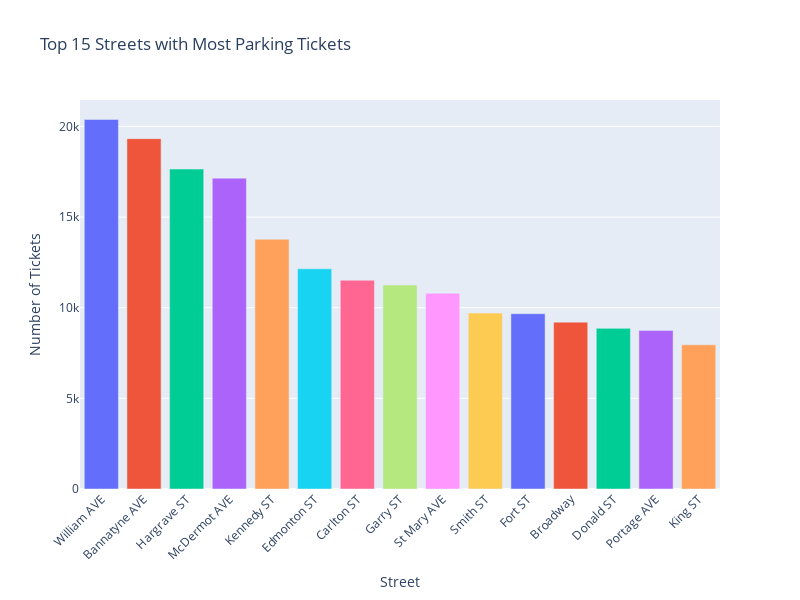

Here is the notebook cell this chart was saved with:
### Code cell
fig = px.bar(top_30_streets, x='Street',y='count', color='Street',
             title='Top 15 Streets with Most Parking Tickets',
             labels={'count': 'Number of Tickets'},
             width=800, height=600)
fig.update_layout(uniformtext_minsize=8)
fig.update_layout(showlegend=False)
fig.update_layout(xaxis_tickangle=-45)
fig

### Figure 1 — Plotly figure (JSON) as saved in the notebook; plotly's stock layout.template omitted (floating-point values rounded to 4 significant figures)
{"data": [{"alignmentgroup": "True", "hovertemplate": "Street=%{x}<br>Number of Tickets=%{y}<extra></extra>", "legendgroup": "William AVE", "marker": {"color": "#636efa", "pattern": {"shape": ""}}, "name": "William AVE", "offsetgroup": "William AVE", "orientation": "v", "showlegend": true, "textposition": "auto", "type": "bar", "x": ["William AVE"], "xaxis": "x", "y": [20387], "yaxis": "y"}, {"alignmentgroup": "True", "hovertemplate": "Street=%{x}<br>Number of Tickets=%{y}<extra></extra>", "legendgroup": "Bannatyne AVE", "marker": {"color": "#EF553B", "pattern": {"shape": ""}}, "name": "Bannatyne AVE", "offsetgroup": "Bannatyne AVE", "orientation": "v", "showlegend": true, "textposition": "auto", "type": "bar", "x": ["Bannatyne AVE"], "xaxis": "x", "y": [19327], "yaxis": "y"}, {"alignmentgroup": "True", "hovertemplate": "Street=%{x}<br>Number of Tickets=%{y}<extra></extra>", "legendgroup": "Hargrave ST", "marker": {"color": "#00cc96", "pattern": {"shape": ""}}, "name": "Hargrave ST", "offsetgroup": "Hargrave ST", "orientation": "v", "showlegend": true, "textposition": "auto", "type": "bar", "x": ["Hargrave ST"], "xaxis": "x", "y": [17652], "yaxis": "y"}, {"alignmentgroup": "True", "hovertemplate": "Street=%{x}<br>Number of Tickets=%{y}<extra></extra>", "legendgroup": "McDermot AVE", "marker": {"color": "#ab63fa", "pattern": {"shape": ""}}, "name": "McDermot AVE", "offsetgroup": "McDermot AVE", "orientation": "v", "showlegend": true, "textposition": "auto", "type": "bar", "x": ["McDermot AVE"], "xaxis": "x", "y": [17147], "yaxis": "y"}, {"alignmentgroup": "True", "hovertemplate": "Street=%{x}<br>Number of Tickets=%{y}<extra></extra>", "legendgroup": "Kennedy ST", "marker": {"color": "#FFA15A", "pattern": {"shape": ""}}, "name": "Kennedy ST", "offsetgroup": "Kennedy ST", "orientation": "v", "showlegend": true, "textposition": "auto", "type": "bar", "x": ["Kennedy ST"], "xaxis": "x", "y": [13779], "yaxis": "y"}, {"alignmentgroup": "True", "hovertemplate": "Street=%{x}<br>Number of Tickets=%{y}<extra></extra>", "legendgroup": "Edmonton ST", "marker": {"color": "#19d3f3", "pattern": {"shape": ""}}, "name": "Edmonton ST", "offsetgroup": "Edmonton ST", "orientation": "v", "showlegend": true, "textposition": "auto", "type": "bar", "x": ["Edmonton ST"], "xaxis": "x", "y": [12148], "yaxis": "y"}, {"alignmentgroup": "True", "hovertemplate": "Street=%{x}<br>Number of Tickets=%{y}<extra></extra>", "legendgroup": "Carlton ST", "marker": {"color": "#FF6692", "pattern": {"shape": ""}}, "name": "Carlton ST", "offsetgroup": "Carlton ST", "orientation": "v", "showlegend": true, "textposition": "auto", "type": "bar", "x": ["Carlton ST"], "xaxis": "x", "y": [11518], "yaxis": "y"}, {"alignmentgroup": "True", "hovertemplate": "Street=%{x}<br>Number of Tickets=%{y}<extra></extra>", "legendgroup": "Garry ST", "marker": {"color": "#B6E880", "pattern": {"shape": ""}}, "name": "Garry ST", "offsetgroup": "Garry ST", "orientation": "v", "showlegend": true, "textposition": "auto", "type": "bar", "x": ["Garry ST"], "xaxis": "x", "y": [11251], "yaxis": "y"}, {"alignmentgroup": "True", "hovertemplate": "Street=%{x}<br>Number of Tickets=%{y}<extra></extra>", "legendgroup": "St Mary AVE", "marker": {"color": "#FF97FF", "pattern": {"shape": ""}}, "name": "St Mary AVE", "offsetgroup": "St Mary AVE", "orientation": "v", "showlegend": true, "textposition": "auto", "type": "bar", "x": ["St Mary AVE"], "xaxis": "x", "y": [10801], "yaxis": "y"}, {"alignmentgroup": "True", "hovertemplate": "Street=%{x}<br>Number of Tickets=%{y}<extra></extra>", "legendgroup": "Smith ST", "marker": {"color": "#FECB52", "pattern": {"shape": ""}}, "name": "Smith ST", "offsetgroup": "Smith ST", "orientation": "v", "showlegend": true, "textposition": "auto", "type": "bar", "x": ["Smith ST"], "xaxis": "x", "y": [9704], "yaxis": "y"}, {"alignmentgroup": "True", "hovertemplate": "Street=%{x}<br>Number of Tickets=%{y}<extra></extra>", "legendgroup": "Fort ST", "marker": {"color": "#636efa", "pattern": {"shape": ""}}, "name": "Fort ST", "offsetgroup": "Fort ST", "orientation": "v", "showlegend": true, "textposition": "auto", "type": "bar", "x": ["Fort ST"], "xaxis": "x", "y": [9670], "yaxis": "y"}, {"alignmentgroup": "True", "hovertemplate": "Street=%{x}<br>Number of Tickets=%{y}<extra></extra>", "legendgroup": "Broadway", "marker": {"color": "#EF553B", "pattern": {"shape": ""}}, "name": "Broadway", "offsetgroup": "Broadway", "orientation": "v", "showlegend": true, "textposition": "auto", "type": "bar", "x": ["Broadway"], "xaxis": "x", "y": [9205], "yaxis": "y"}, {"alignmentgroup": "True", "hovertemplate": "Street=%{x}<br>Number of Tickets=%{y}<extra></extra>", "legendgroup": "Donald ST", "marker": {"color": "#00cc96", "pattern": {"shape": ""}}, "name": "Donald ST", "offsetgroup": "Donald ST", "orientation": "v", "showlegend": true, "textposition": "auto", "type": "bar", "x": ["Donald ST"], "xaxis": "x", "y": [8862], "yaxis": "y"}, {"alignmentgroup": "True", "hovertemplate": "Street=%{x}<br>Number of Tickets=%{y}<extra></extra>", "legendgroup": "Portage AVE", "marker": {"color": "#ab63fa", "pattern": {"shape": ""}}, "name": "Portage AVE", "offsetgroup": "Portage AVE", "orientation": "v", "showlegend": true, "textposition": "auto", "type": "bar", "x": ["Portage AVE"], "xaxis": "x", "y": [8750], "yaxis": "y"}, {"alignmentgroup": "True", "hovertemplate": "Street=%{x}<br>Number of Tickets=%{y}<extra></extra>", "legendgroup": "King ST", "marker": {"color": "#FFA15A", "pattern": {"shape": ""}}, "name": "King ST", "offsetgroup": "King ST", "orientation": "v", "showlegend": true, "textposition": "auto", "type": "bar", "x": ["King ST"], "xaxis": "x", "y": [7957], "yaxis": "y"}], "layout": {"barmode": "relative", "height": 600, "legend": {"title": {"text": "Street"}, "tracegroupgap": 0}, "showlegend": false, "title": {"text": "Top 15 Streets with Most Parking Tickets"}, "uniformtext": {"minsize": 8}, "width": 800, "xaxis": {"anchor": "y", "categoryarray": ["William AVE", "Bannatyne AVE", "Hargrave ST", "McDermot AVE", "Kennedy ST", "Edmonton ST", "Carlton ST", "Garry ST", "St Mary AVE", "Smith ST", "Fort ST", "Broadway", "Donald ST", "Portage AVE", "King ST"], "categoryorder": "array", "domain": [0, 1], "tickangle": -45, "title": {"text": "Street"}}, "yaxis": {"anchor": "x", "domain": [0, 1], "title": {"text": "Number of Tickets"}}}}
